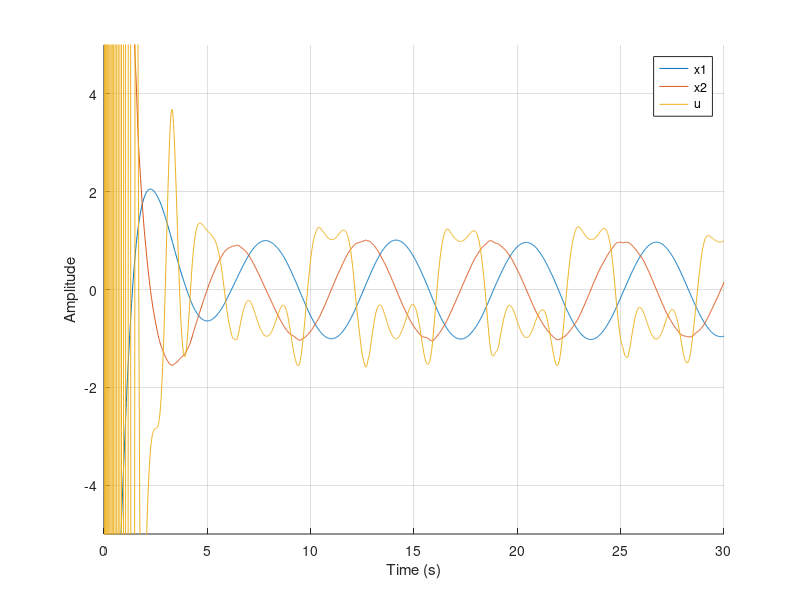

Write the MATLAB code that produced this figure.
function script7()
  clear all
  close all
to =0; % start time
tf =30; % end time
t=linspace (to,tf,2000) ;
 xo(1)=-20; % initial condition
 xo(2)=30;

 %%global fileID
 %fileID=fopen('datos.txt','w');
 options1=odeset('RelTol',0.01);
 [t,x]= ode23(@(t,x)nonlinear(t,x),t,xo,options1);
% fclose(fileID);
%% Create us vector in order to Plot u(x1,x2);
 xd=sin(t);
 xd1=cos(t);
 xd2=-sin(t);
 landa=1;
 k = 1; 
 f = -(x(:,2).^2).*cos(3.*x(:,1));
 a = 1.5;
 yr2 = xd2 - landa.*(x(:,2)-xd1);
 s=x(:,2)-xd1+landa*(x(:,1)-xd);
 us=yr2 - k.*s + a.*f;
%%
 xlabel('Time (s)')
 ylabel('Amplitude')
 hold on
 plot(t,x(:,1))
 plot(t,x(:,2))
 plot(t,us)
 legend('x1','x2','u');
 axis([0 30 -5 5])
 grid
 end
 function[xdot]=nonlinear(t,x)
 xd=sin(t);
 xd1=cos(t);
 xd2=-sin(t);
 landa=1;
 k = 1;
 c = 1+1*rand(1,1);
 f = -x(2)^2*cos(3*x(1));
 a = 1.5;
 yr2 = xd2 - landa*(x(2)-xd1);
 s=x(2)-xd1+landa*(x(1)-xd);
 u=yr2 - k*s + a*f;
 % model dynamics
 xdot=[x(2);c*(x(2)^2)*cos(3*x(1))+u];
 end
 
